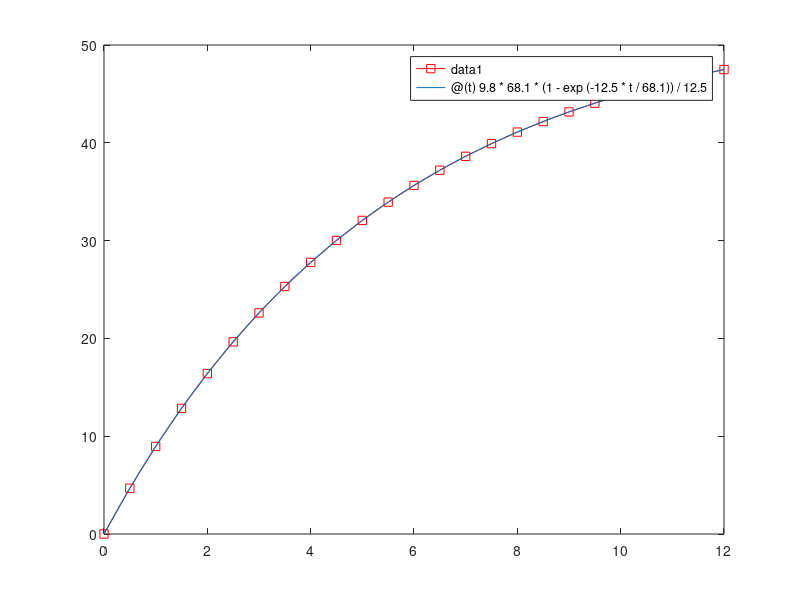

Source code (MATLAB):
% simple ODE example
function simple_ode
f = @parachute;
v0=0;
t=[0:0.5:12];
v=rk4(f,t,v0);
plot(t,v,'-rs');
hold on;
g=9.8; c=12.5; m=68.1;
fplot(@(t) 9.8*68.1*(1-exp(-12.5*t/68.1))/12.5,[0,12]);
hold off;
return

function [y] = euler(f,x,y0)
n=length(x);
y=zeros(1,n);
y(1)=y0;
for i=1:n-1
    dx=x(i+1)-x(i);
    y(i+1)=y(i)+dx*f(x(i),y(i));
end
return

function [y] = heuns(f,x,y0)
n=length(x);
y=zeros(1,n);
y(1)=y0;
for i=1:n-1
    dx=x(i+1)-x(i);
    ytemp=y(i)+dx*f(x(i),y(i));
    y(i+1)=y(i)+(f(x(i),y(i))+f(x(i+1),ytemp))*dx/2;
end
return

function [y] = mid_point(f,x,y0)
n=length(x);
y=zeros(1,n);
y(1)=y0;
for i=1:n-1
    dx=x(i+1)-x(i);
    ytemp=y(i)+dx*f(x(i),y(i))/2;
    y(i+1)=y(i)+f(x(i)+dx/2,ytemp)*dx;
end
return

function [y] = rk4(f,x,y0)
n=length(x);
y=zeros(1,n);
y(1)=y0;
for i=1:n-1
    h=x(i+1)-x(i);
    k1=f(x(i),y(i));
    k2=f(x(i)+0.5*h,y(i)+0.5*k1*h);
    k3=f(x(i)+0.5*h,y(i)+0.5*k2*h);
    k4=f(x(i)+h,y(i)+k3*h);
    y(i+1)=y(i)+(k1+2*k2+2*k3+k4)*h/6;
end
return

function [dydx] = test_fnc(x,y)
dydx = -2*x^3+12*x^2-20*x+8.5;
return

function [dvdt] = parachute(t,v)
g=9.8; c=12.5; m=68.1;
dvdt = g-c*v/m;
return

function [dhdt] = reservoir(t,h)
H = [6 5 4 3 2 1];
A = [1.17 0.97 0.67 0.45 0.32 0.18 0];
Ah = interp1(H,A,h);
e=1; d =0.25;
dhdt = -pi*d^2*sqrt(2*g*h+e)/(4*Ah);
return
